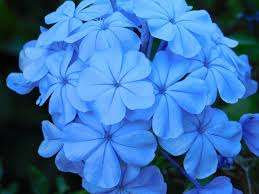
#> input picture florazul.jpg, 259 x 194 px
$ jupyter execute 'Práctica3_Ponti_Nicanor.ipynb'   (shell and % lines are left out)
#> lines starting #> are read from the running program, lines starting #| are printed output that depends on the picture; long printed decimals are rounded
[cell 1]
import imageio
import numpy as np
import matplotlib.pyplot as plt

M_YIQ = np.array([[0.299, 0.587, 0.114],
                  [0.595716, -0.274453, -0.321263],
                  [0.211456, -0.522591, 0.311135]])

M_RGB = np.array([[1, 0.9563, 0.6210],
                  [1, -0.2721, -0.6474],
                  [1, -1.1070, 1.7046]])

def apply_matrix(img, M):
    return np.matmul(img.reshape((-1,3)), M.T).reshape(img.shape)

def rgb2yiq(img):
    return apply_matrix(img, M_YIQ)

def yiq2rgb(img):
    return apply_matrix(img, M_RGB)

def plot_hist(im, bins, ax, cumulative=False):
    counts, borders = np.histogram(im if im.ndim==2 else rgb2yiq(im)[...,0], bins=bins, range=(0,1))
    ax.bar(range(len(counts)), np.cumsum(counts) if cumulative else counts)
    plt.xticks(ax.get_xticks(), labels=np.round(ax.get_xticks()/bins,2))
    plt.grid(alpha=0.3)

[cell 2]
img_rgb = imageio.imread('florazul.jpg')/255

fig, axes = plt.subplots(1, 2, figsize=(15,5))
axes[0].imshow(np.clip(img_rgb,0,1))
plot_hist(img_rgb,30, axes[1])
#> in plot_hist, `counts, borders = np.histogram(im if im.ndim==2 else rgb2yiq(im)[...,0..`: counts = 30 values, max 4924 at index 19, min 0 at index 24, mean 1674.9; borders = 31 values from 0 to 1
#> figure, not shown here; panel 2: tallest bar 4924 high, from x = 18.6 to 19.4

[cell 3]
#1) Normalizar el histograma al rango [0, 1]
# Convierto RGB a YIQ
img_gray = rgb2yiq(img_rgb)[:,:,0]
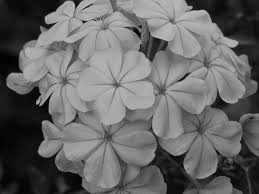
#> img_gray: shape (194, 259) float64; min 0, max 0.785, mean 0.406
# Chequeo extremos
min1 = img_gray.min()
#> min1 = 0
max1 = img_gray.max()
#> max1 = 0.785
print("El minimo es "+str(min1)+" y el máximo es "+str(max1))
#| El minimo es 0.0 y el máximo es 0.7847

# Normalización
y_normalizada = np.zeros(img_rgb.shape[0:2])   # Creo matriz llena de ceros
y_normalizada[img_gray>=max1] = 1              # Se setea en 1 donde la luminancia sea mayor
# y = [{(x-inMin)*(outMax - outMin)} / (inMax - inMin)] + outMin
# outMax=1, outMin=0
y_normalizada[(img_gray>min1) & (img_gray<max1)]=(img_gray[(img_gray>min1) & (img_gray<max1)] - min1)/(max1-min1) #Función para estirar el histograma
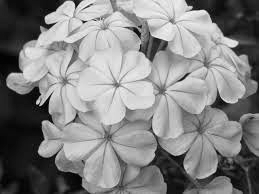
#> y_normalizada: shape (194, 259) float64; min 0, max 1, mean 0.518
norm_img=rgb2yiq(img_rgb)
norm_img[:,:,0]=y_normalizada #Guardo nuevos valores y convierto a RGB nuevamente
#> norm_img: shape (194, 259, 3) float64; mean of channels 0, 1, 2 0.518, -0.206, 0.0299
norm_img=yiq2rgb(norm_img)
# Chequeo extremos
min2= y_normalizada.min()
#> min2 = 0
max2= y_normalizada.max()
#> max2 = 1
print("El minimo es "+str(min2)+" y el máximo es "+str(max2))
#| El minimo es 0.0 y el máximo es 1.0

# Graficos
fig, axes = plt.subplots(1, 2, figsize=(10,5))
axes[0].imshow(np.clip(img_rgb,0,1))
axes[0].set_title("Imagen original")
plot_hist(img_rgb,30, axes[1])
axes[1].set_title("Histograma Imagen original")

fig, axes = plt.subplots(1, 2, figsize=(10,5))
axes[0].imshow(np.clip(norm_img,0,1))
axes[0].set_title("Imagen normalizada")
plot_hist(norm_img,30, axes[1])
axes[1].set_title("Histograma Imagen normalizada")

#Se puede ver que en la imagen original el máximo es 0.74 y luego de la normalización es 1.
#También se puede apreciar como cambia la luminancia en las hojas de la flor.
#> figure, not shown here; panel 2: tallest bar 4924 high, from x = 18.6 to 19.4
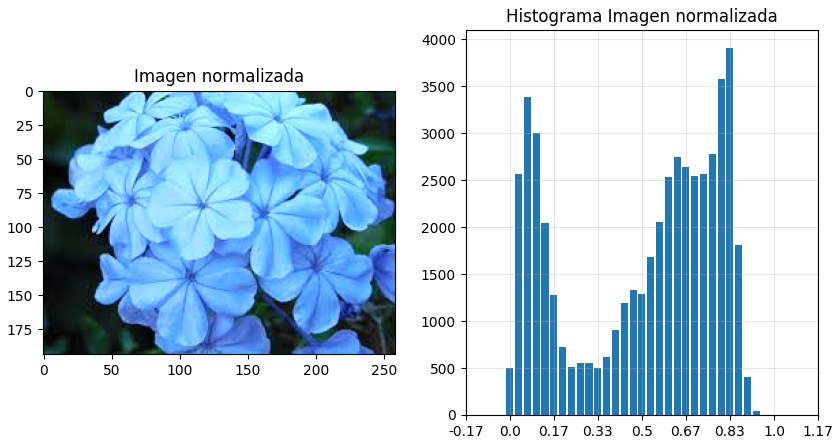
#> figure drawn by matplotlib, 2 panels; panel 2: tallest bar 3901 high, from x = 24.6 to 25.4

[cell 4]
#2) Normalizar el histograma al rango [0, 1] con percentiles.
# Convierto RGB a YIQ
img_gray = rgb2yiq(img_rgb)[:,:,0]

#Minimo y máximo con percentiles
porcentaje=10
minp=np.percentile(img_gray, porcentaje)
#> minp = 0.0668
maxp=np.percentile(img_gray, 100-porcentaje)
#> maxp = 0.661
print("el minimo es "+str(minp)+" y el máx es "+str(maxp))
#| el minimo es 0.06677 y el máx es 0.6615

# Normalización
y_normalizada = np.zeros(img_rgb.shape[0:2])   # Creo matriz llena de ceros
y_normalizada[img_gray>=maxp] = 1              # Se setea en 1 donde la luminancia sea mayor
y_normalizada[(img_gray>minp) & (img_gray<maxp)]=(img_gray[(img_gray>minp) & (img_gray<maxp)] - minp)/(maxp-minp) #Función para estirar el histograma
norm_img=rgb2yiq(img_rgb)
norm_img[:,:,0]=y_normalizada #Guardo nuevos valores y convierto a RGB nuevamente
#> norm_img: shape (194, 259, 3) float64; mean of channels 0, 1, 2 0.571, -0.206, 0.0299
norm_img=yiq2rgb(norm_img)

# Chequeo extremos
minp2=np.percentile(y_normalizada, porcentaje)
#> minp2 = 0
maxp2=np.percentile(y_normalizada, 100-porcentaje)
#> maxp2 = 1
print("el minimo es "+str(minp2)+" y el máx es "+str(maxp2))
#| el minimo es 0.0 y el máx es 1.0

# Graficos
fig, axes = plt.subplots(1, 2, figsize=(10,5))
axes[0].imshow(np.clip(img_rgb,0,1))
axes[0].set_title("Imagen original")
plot_hist(img_rgb,30, axes[1])
axes[1].set_title("Histograma Imagen original")

fig, axes = plt.subplots(1, 2, figsize=(10,5))
axes[0].imshow(np.clip(norm_img,0,1))
axes[0].set_title("Imagen normalizada")
plot_hist(norm_img,30, axes[1])
axes[1].set_title("Histograma Imagen normalizada")

#Si usamos percentiles con por ejemplo 10%, voy a normalizar a cero el 10% del minimo,
#y normalizar a 1 lo que este por arriba de 90% del maximo, quedando un histograma con los extremos 0 y 1 con mayores barras.
#> figure, not shown here; panel 2: tallest bar 8007 high, from x = 28.6 to 29.4

[cell 5]
#1) Se normaliza el histograma al rango [0, 1]
# Convierto RGB a YIQ
img_gray = rgb2yiq(img_rgb)[:,:,0]
# Chequeo extremos
min1 = img_gray.min()
max1 = img_gray.max()

# Normalización
y_normalizada = np.zeros(img_rgb.shape[0:2])   # Creo matriz llena de ceros
y_normalizada[img_gray>=max1] = 1              # Se setea en 1 donde la luminancia sea mayor
y_normalizada[(img_gray>min1) & (img_gray<max1)]=(img_gray[(img_gray>min1) & (img_gray<max1)] - min1)/(max1-min1) #Función para estirar el histograma
norm_img=rgb2yiq(img_rgb)
norm_img[:,:,0]=y_normalizada #Guardo nuevos valores y convierto a RGB nuevamente
norm_img=yiq2rgb(norm_img)

#2) Se aplica la corrección gamma a una imagen.
alpha1=1      #Luminocidad disminuye (IMAGEN MÁS OSCURA)
gamma1=2**(alpha1)
y_gamma1=y_normalizada**gamma1 # y_out=y_in^gamma
norm_img_g1=rgb2yiq(norm_img) #Paso a YIQ
norm_img_g1[:,:,0]=y_gamma1
#> norm_img_g1: shape (194, 259, 3) float64; mean of channels 0, 1, 2 0.349, -0.206, 0.0299
norm_img_g1=yiq2rgb(norm_img_g1)

alpha2=-1     #Luminocidad aumenta (IMAGEN MÁS CLARA)
gamma2=2**(alpha2)
y_gamma2=y_normalizada**gamma2 # y_out=y_in^gamma
norm_img_g2=rgb2yiq(norm_img) #Paso a YIQ
norm_img_g2[:,:,0]=y_gamma2
#> norm_img_g2: shape (194, 259, 3) float64; mean of channels 0, 1, 2 0.679, -0.206, 0.0299
norm_img_g2=yiq2rgb(norm_img_g2)


# Graficos
fig, axes = plt.subplots(1, 2, figsize=(10,5))
axes[0].imshow(np.clip(img_rgb,0,1))
axes[0].set_title("Imagen original")
plot_hist(img_rgb,30, axes[1])
axes[1].set_title("Histograma Imagen original")

fig, axes = plt.subplots(1, 2, figsize=(10,5))
axes[0].imshow(np.clip(norm_img_g1,0,1))
axes[0].set_title("Imagen normalizada con gamma (menor Y)")
plot_hist(norm_img_g1,30, axes[1])
#> in apply_matrix (call 20), `return np.matmul(img.reshape((-1,3)), M.T).reshape(img.shape)`:
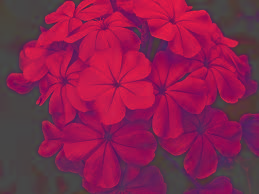
#> returned value: shape (194, 259, 3) float64; mean of channels 0, 1, 2 0.349, -0.206, 0.0299; drawn with min black and max white
axes[1].set_title("Histograma Imagen normalizada con gamma (menor Y)")

fig, axes = plt.subplots(1, 2, figsize=(10,5))
axes[0].imshow(np.clip(norm_img_g2,0,1))
axes[0].set_title("Imagen normalizada con gamma (mayor Y)")
plot_hist(norm_img_g2,30, axes[1])
#> in apply_matrix (call 21), `return np.matmul(img.reshape((-1,3)), M.T).reshape(img.shape)`:
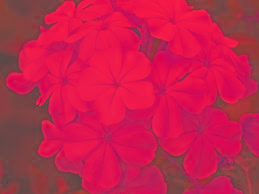
#> returned value: shape (194, 259, 3) float64; mean of channels 0, 1, 2 0.679, -0.206, 0.0299; drawn with min black and max white
axes[1].set_title("Histograma Imagen normalizada con gamma (mayor Y)")
#> figure, not shown here; panel 2: tallest bar 12149 high, from x = -0.4 to 0.4
#> figure, not shown here; panel 2: tallest bar 6903 high, from x = 26.6 to 27.4

[cell 6]
#Funciones
img_yiq = rgb2yiq(img_rgb)
img_yiq_y = img_yiq[:,:,0]
img_yiq_i = img_yiq[:,:,1]
img_yiq_q = img_yiq[:,:,2]

#Raiz Cuadrada
img_yiq_y_mod_R = np.sqrt(img_yiq_y)
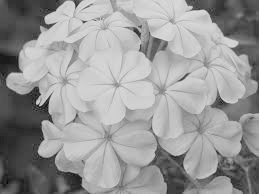
#> img_yiq_y_mod_R: shape (194, 259) float64; min 0, max 0.886, mean 0.601
img_yiq_mod_R = np.zeros(img_rgb.shape)
img_yiq_mod_R[:,:,0] = img_yiq_y_mod_R
#> img_yiq_mod_R: shape (194, 259, 3) float64; mean of channels 0, 1, 2 0.601, 0, 0
img_yiq_mod_R[:,:,1] = img_yiq_i
#> img_yiq_mod_R: shape (194, 259, 3) float64; mean of channels 0, 1, 2 0.601, -0.206, 0
img_yiq_mod_R[:,:,2] = img_yiq_q
#> img_yiq_mod_R: shape (194, 259, 3) float64; mean of channels 0, 1, 2 0.601, -0.206, 0.0299
img_rgb_mod_R = yiq2rgb(img_yiq_mod_R)

#Función cuadrática
img_yiq_y_mod_C = np.square(img_yiq_y)
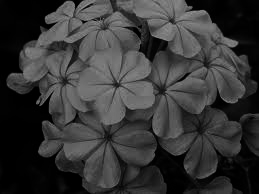
#> img_yiq_y_mod_C: shape (194, 259) float64; min 0, max 0.616, mean 0.215
img_yiq_mod_C= np.zeros(img_rgb.shape)
img_yiq_mod_C[:,:,0] = img_yiq_y_mod_C
#> img_yiq_mod_C: shape (194, 259, 3) float64; mean of channels 0, 1, 2 0.215, 0, 0
img_yiq_mod_C[:,:,1] = img_yiq_i
#> img_yiq_mod_C: shape (194, 259, 3) float64; mean of channels 0, 1, 2 0.215, -0.206, 0
img_yiq_mod_C[:,:,2] = img_yiq_q
#> img_yiq_mod_C: shape (194, 259, 3) float64; mean of channels 0, 1, 2 0.215, -0.206, 0.0299
img_rgb_mod_C = yiq2rgb(img_yiq_mod_C)

#Lineal a trozos
x = np.array([0, 0.2, 0.7, 0.8,  1]) #[0 ... 1]
y = np.array([0, 0.05, 0.07, 0.95, 1]) #[0 ... 1]
img_yiq_y_mod_L = np.interp(img_yiq_y, x, y)
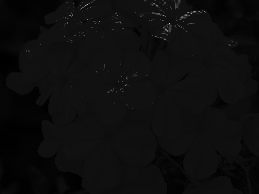
#> img_yiq_y_mod_L: shape (194, 259) float64; min 0, max 0.815, mean 0.0533

img_yiq_mod_L = np.zeros(img_rgb.shape)
img_yiq_mod_L[:,:,0] = img_yiq_y_mod_L
#> img_yiq_mod_L: shape (194, 259, 3) float64; mean of channels 0, 1, 2 0.0533, 0, 0
img_yiq_mod_L[:,:,1] = img_yiq_i
#> img_yiq_mod_L: shape (194, 259, 3) float64; mean of channels 0, 1, 2 0.0533, -0.206, 0
img_yiq_mod_L[:,:,2] = img_yiq_q
#> img_yiq_mod_L: shape (194, 259, 3) float64; mean of channels 0, 1, 2 0.0533, -0.206, 0.0299
img_rgb_mod_L = yiq2rgb(img_yiq_mod_L)

#Lineal a trozos otro ejemplo
x2 = np.array([0, 0.1, 0.3, 0.7, 0.9, 1]) #[0 ... 1]
y2 = np.array([0.4, 0.3, 0.5, 0.5, 0.7,0.6]) #[0 ... 1]
img_yiq_y_mod_L2 = np.interp(img_yiq_y, x2, y2)
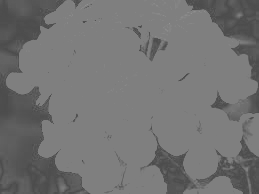
#> img_yiq_y_mod_L2: shape (194, 259) float64; min 0.3, max 0.585, mean 0.453

img_yiq_mod_L2 = np.zeros(img_rgb.shape)
img_yiq_mod_L2[:,:,0] = img_yiq_y_mod_L2
#> img_yiq_mod_L2: shape (194, 259, 3) float64; mean of channels 0, 1, 2 0.453, 0, 0
img_yiq_mod_L2[:,:,1] = img_yiq_i
#> img_yiq_mod_L2: shape (194, 259, 3) float64; mean of channels 0, 1, 2 0.453, -0.206, 0
img_yiq_mod_L2[:,:,2] = img_yiq_q
#> img_yiq_mod_L2: shape (194, 259, 3) float64; mean of channels 0, 1, 2 0.453, -0.206, 0.0299
img_rgb_mod_L2 = yiq2rgb(img_yiq_mod_L2)
#> in apply_matrix (call 26), `return np.matmul(img.reshape((-1,3)), M.T).reshape(img.shape)`:
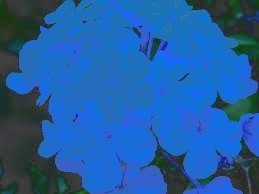
#> returned value: shape (194, 259, 3) float64; mean of channels 0, 1, 2 0.275, 0.49, 0.732; drawn with min black and max white

#Lineal a trozos otro ejemplo
x3 = np.array([0, 0.1, 0.4, 0.7,  1]) #[0 ... 1]
y3 = np.array([1, 0.95, 0.75, 0.05, 0]) #[0 ... 1]
img_yiq_y_mod_L3 = np.interp(img_yiq_y, x3, y3)

img_yiq_mod_L3 = np.zeros(img_rgb.shape)
img_yiq_mod_L3[:,:,0] = img_yiq_y_mod_L3
img_yiq_mod_L3[:,:,1] = img_yiq_i
img_yiq_mod_L3[:,:,2] = img_yiq_q
img_rgb_mod_L3 = yiq2rgb(img_yiq_mod_L3)

plt.figure(figsize=(10, 5))
plt.subplot(131)
plt.plot(x,y)
plt.subplot(132)
plt.plot(x2, y2)
plt.subplot(133)
plt.plot(x3,y3)

[cell 7]
#Graficos
fig, axes = plt.subplots(1, 2, figsize=(8,4))
axes[0].imshow(np.clip(img_rgb,0,1))
axes[0].set_title("Imagen original")
plot_hist(img_rgb, 30, axes[1])
axes[1].set_title("Histograma Imagen original")

fig, axes = plt.subplots(1, 2, figsize=(8,4))
axes[0].imshow(np.clip(img_rgb_mod_R,0,1))
axes[0].set_title("Imagen función Raiz Cuadrada")
plot_hist(img_rgb_mod_R, 30, axes[1])
axes[1].set_title("Histograma Imagen función Raiz Cuadrada")
#Por como es la función raiz cuadrada obtendre una imagen más luminosa, clarita, porque valores de entrada
#bajos ya pasan a ser valores de salida muy altos, y valores altos no se veeran muy influenciados

fig, axes = plt.subplots(1, 2, figsize=(8,4))
axes[0].imshow(np.clip(img_rgb_mod_C,0,1))
axes[0].set_title("Imagen función cuadrática")
plot_hist(img_rgb_mod_C, 30, axes[1])
axes[1].set_title("Histograma Imagen función cuadrática")
#Por como es la función cuadratica obtendre lo contrario a la raiz, será una imagen más oscura
#porque aparece el efecto no lineal en los primeros valores de entrada

#Luego con las funciones lineales a trozos me voy de un extremo al otro en cuanto a la luminancia de la imagen
fig, axes = plt.subplots(1, 2, figsize=(8,4))
axes[0].imshow(np.clip(img_rgb_mod_L,0,1))
axes[0].set_title("Imagen función Lineal a trozos")
plot_hist(img_rgb_mod_L, 30, axes[1])
axes[1].set_title("Histograma Imagen función Lineal a trozos")

fig, axes = plt.subplots(1, 2, figsize=(8,4))
axes[0].imshow(np.clip(img_rgb_mod_L2,0,1))
axes[0].set_title("Imagen función Lineal a trozos")
plot_hist(img_rgb_mod_L2, 30, axes[1])
axes[1].set_title("Histograma Imagen función Lineal a trozos")

fig, axes = plt.subplots(1, 2, figsize=(8,4))
axes[0].imshow(np.clip(img_rgb_mod_L3,0,1))
axes[0].set_title("Imagen función Lineal a trozos")
plot_hist(img_rgb_mod_L3, 30, axes[1])

$ run again, with desierto.jpg copied over florazul.jpg
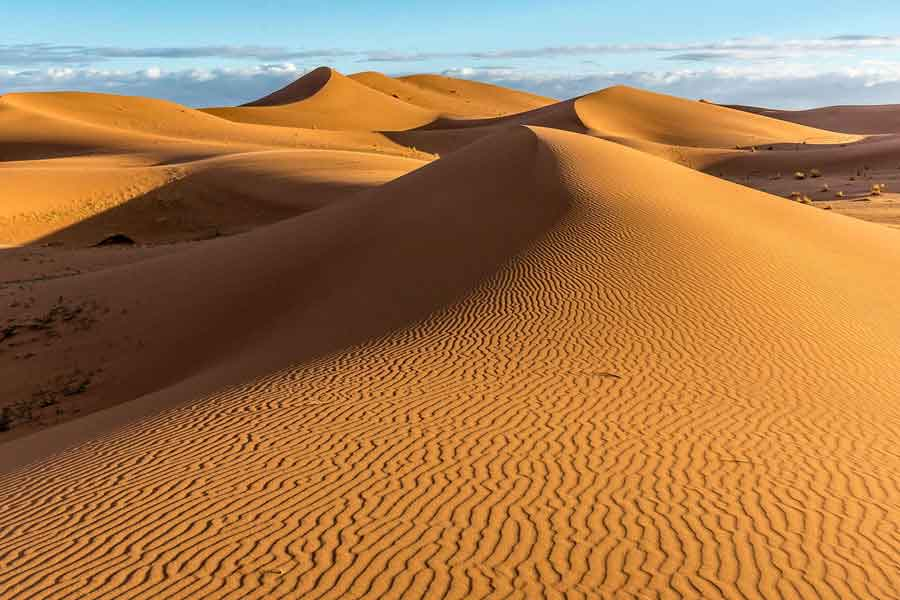
#> input picture desierto.jpg, 900 x 600 px
#> counts = 30 values, max 49557 at index 6, min 201 at index 0, mean 18000; borders = 31 values from 0 to 1
#> min1 = 0
#> max1 = 0.999
#| El minimo es 0.0 y el máximo es 0.9988
#> min2 = 0
#> max2 = 1
#| El minimo es 0.0 y el máximo es 1.0
#> `[cell 3] #1) Normalizar el histograma al rango [0, 1] # Convierto RGB ..`:
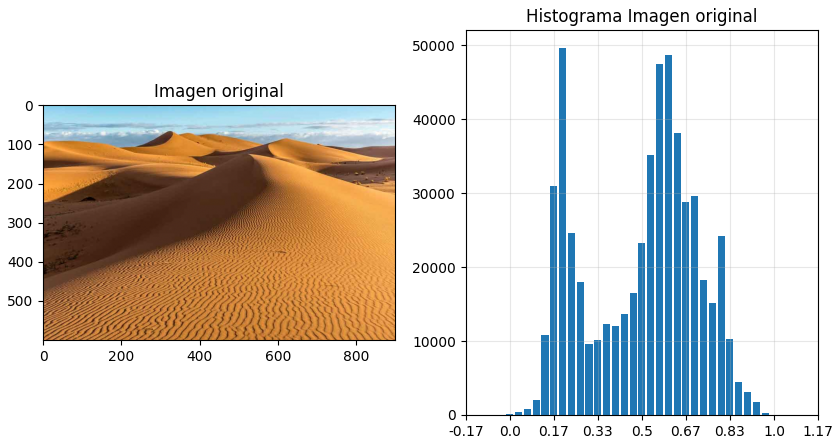
#> figure drawn by matplotlib, 2 panels; panel 2: tallest bar 49557 high, from x = 5.6 to 6.4
#> minp = 0.201
#> maxp = 0.777
#| el minimo es 0.2006 y el máx es 0.7773
#> minp2 = 0
#> maxp2 = 1
#| el minimo es 0.0 y el máx es 1
#> norm_img_g1: shape (600, 900, 3) float64; mean of channels 0, 1, 2 0.309, 0.159, -0.0166
#> norm_img_g2: shape (600, 900, 3) float64; mean of channels 0, 1, 2 0.699, 0.159, -0.0166
#> in apply_matrix (call 26), `return np.matmul(img.reshape((-1,3)), M.T).reshape(img.shape)`:
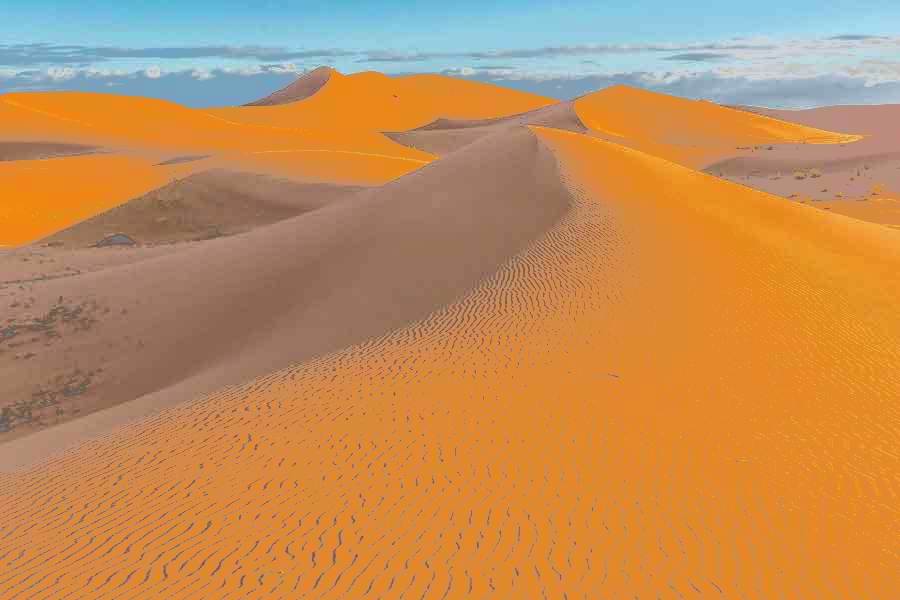
#> returned value: shape (600, 900, 3) float64; mean of channels 0, 1, 2 0.637, 0.462, 0.29; drawn with min black and max white

$ run again, with messi.jpg copied over florazul.jpg
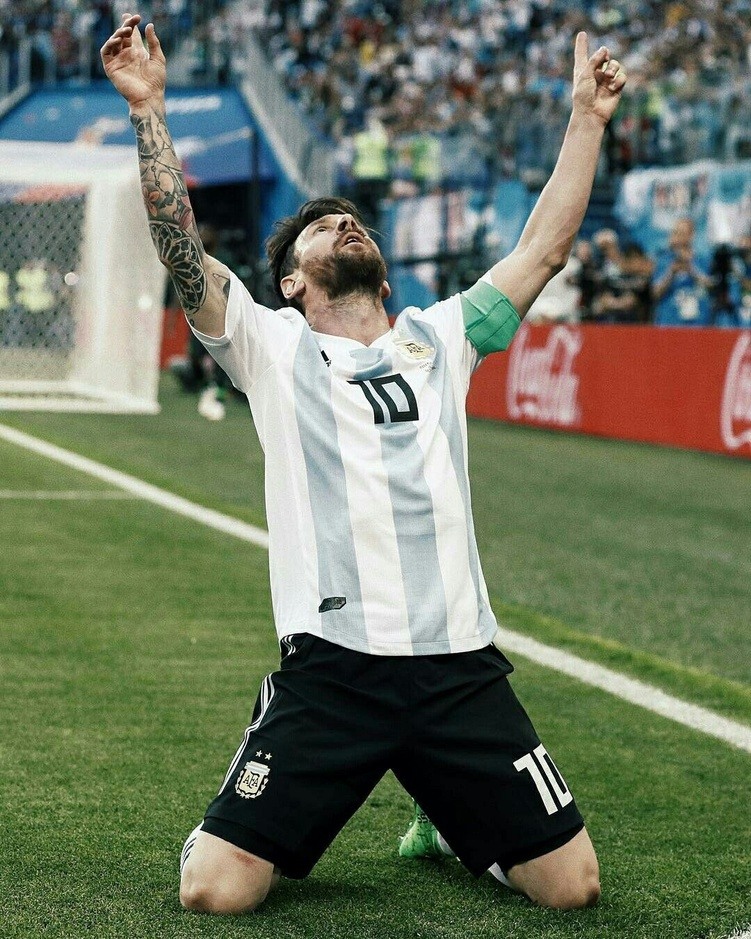
#> input picture messi.jpg, 751 x 939 px, shrunk from 1080 x 1350 before the run
#> counts = 30 values, max 70994 at index 13, min 2288 at index 29, mean 23506.3; borders = 31 values from 0 to 1
#> min1 = 0
#> max1 = 1
#| El minimo es 0.0 y el máximo es 1
#> min2 = 0
#> max2 = 1
#| El minimo es 0.0 y el máximo es 1.0
#> minp = 0.106
#> maxp = 0.835
#| el minimo es 0.1056 y el máx es 0.8347
#> minp2 = 0
#> maxp2 = 1
#| el minimo es 0.0 y el máx es 1.0
#> norm_img_g1: shape (939, 751, 3) float64; mean of channels 0, 1, 2 0.256, 0.00264, -0.0333
#> norm_img_g2: shape (939, 751, 3) float64; mean of channels 0, 1, 2 0.634, 0.00264, -0.0333
#> in apply_matrix (call 20), `return np.matmul(img.reshape((-1,3)), M.T).reshape(img.shape)`:
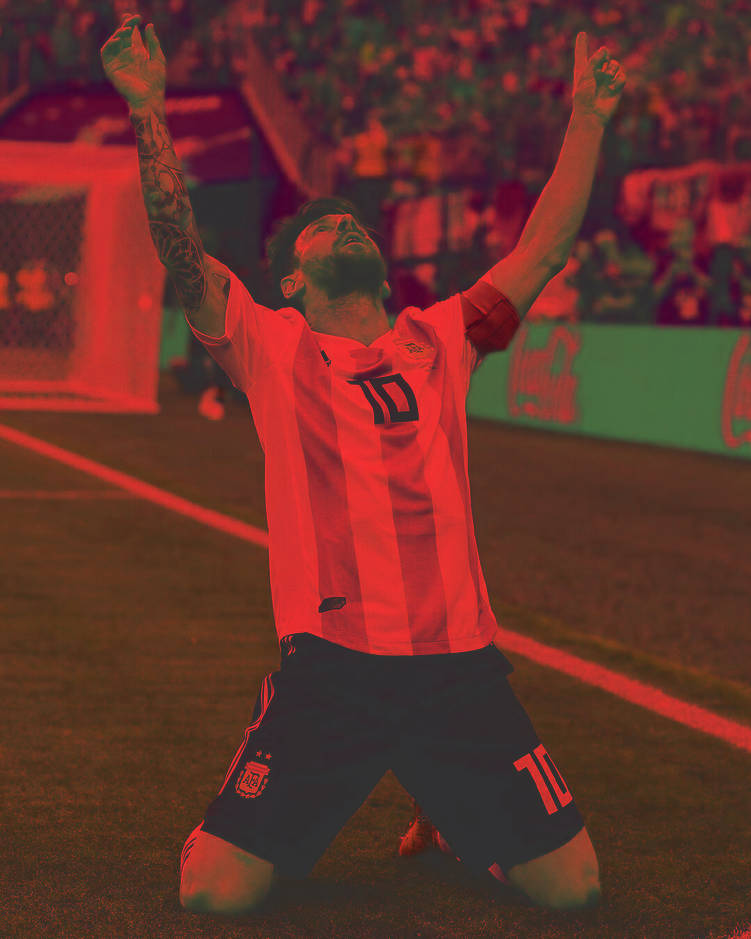
#> returned value: shape (939, 751, 3) float64; mean of channels 0, 1, 2 0.256, 0.00264, -0.0333; drawn with min black and max white
